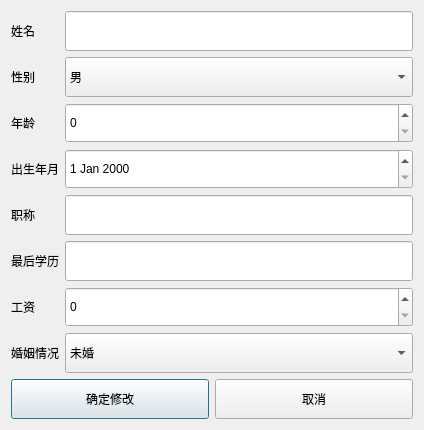
<?xml version="1.0" encoding="UTF-8"?>
<ui version="4.0">
 <class>ModifyDlg</class>
 <widget class="QDialog" name="ModifyDlg">
  <property name="geometry">
   <rect>
    <x>0</x>
    <y>0</y>
    <width>424</width>
    <height>428</height>
   </rect>
  </property>
  <property name="windowTitle">
   <string>Dialog</string>
  </property>
  <layout class="QGridLayout" name="gridLayout">
   <item row="0" column="0">
    <widget class="QLabel" name="label">
     <property name="text">
      <string>姓名</string>
     </property>
    </widget>
   </item>
   <item row="0" column="1">
    <widget class="QLineEdit" name="txName">
     <property name="minimumSize">
      <size>
       <width>0</width>
       <height>40</height>
      </size>
     </property>
    </widget>
   </item>
   <item row="1" column="0">
    <widget class="QLabel" name="label_2">
     <property name="text">
      <string>性别</string>
     </property>
    </widget>
   </item>
   <item row="1" column="1">
    <widget class="QComboBox" name="txGender">
     <property name="minimumSize">
      <size>
       <width>0</width>
       <height>40</height>
      </size>
     </property>
     <item>
      <property name="text">
       <string>男</string>
      </property>
     </item>
     <item>
      <property name="text">
       <string>女</string>
      </property>
     </item>
    </widget>
   </item>
   <item row="2" column="0">
    <widget class="QLabel" name="label_3">
     <property name="text">
      <string>年龄</string>
     </property>
    </widget>
   </item>
   <item row="2" column="1">
    <widget class="QSpinBox" name="txAge">
     <property name="minimumSize">
      <size>
       <width>0</width>
       <height>40</height>
      </size>
     </property>
     <property name="maximum">
      <number>150</number>
     </property>
    </widget>
   </item>
   <item row="3" column="0">
    <widget class="QLabel" name="label_4">
     <property name="text">
      <string>出生年月</string>
     </property>
    </widget>
   </item>
   <item row="4" column="0">
    <widget class="QLabel" name="label_5">
     <property name="text">
      <string>职称</string>
     </property>
    </widget>
   </item>
   <item row="4" column="1">
    <widget class="QLineEdit" name="txTitle">
     <property name="minimumSize">
      <size>
       <width>0</width>
       <height>40</height>
      </size>
     </property>
    </widget>
   </item>
   <item row="5" column="0">
    <widget class="QLabel" name="label_6">
     <property name="text">
      <string>最后学历</string>
     </property>
    </widget>
   </item>
   <item row="5" column="1">
    <widget class="QLineEdit" name="txEducation">
     <property name="minimumSize">
      <size>
       <width>0</width>
       <height>40</height>
      </size>
     </property>
    </widget>
   </item>
   <item row="6" column="0">
    <widget class="QLabel" name="label_7">
     <property name="text">
      <string>工资</string>
     </property>
    </widget>
   </item>
   <item row="6" column="1">
    <widget class="QSpinBox" name="txSalary">
     <property name="minimumSize">
      <size>
       <width>0</width>
       <height>40</height>
      </size>
     </property>
     <property name="maximum">
      <number>245245245</number>
     </property>
    </widget>
   </item>
   <item row="7" column="0">
    <widget class="QLabel" name="label_8">
     <property name="text">
      <string>婚姻情况</string>
     </property>
    </widget>
   </item>
   <item row="7" column="1">
    <widget class="QComboBox" name="txMarried">
     <property name="minimumSize">
      <size>
       <width>0</width>
       <height>40</height>
      </size>
     </property>
     <item>
      <property name="text">
       <string>未婚</string>
      </property>
     </item>
     <item>
      <property name="text">
       <string>已婚</string>
      </property>
     </item>
    </widget>
   </item>
   <item row="8" column="0" colspan="2">
    <layout class="QHBoxLayout" name="horizontalLayout">
     <item>
      <widget class="QPushButton" name="btnOk">
       <property name="minimumSize">
        <size>
         <width>0</width>
         <height>40</height>
        </size>
       </property>
       <property name="text">
        <string>确定修改</string>
       </property>
      </widget>
     </item>
     <item>
      <widget class="QPushButton" name="btnCancel">
       <property name="minimumSize">
        <size>
         <width>0</width>
         <height>40</height>
        </size>
       </property>
       <property name="text">
        <string>取消</string>
       </property>
      </widget>
     </item>
    </layout>
   </item>
   <item row="3" column="1">
    <widget class="QDateEdit" name="txBirth">
     <property name="minimumSize">
      <size>
       <width>40</width>
       <height>40</height>
      </size>
     </property>
    </widget>
   </item>
  </layout>
 </widget>
 <resources/>
 <connections/>
</ui>
